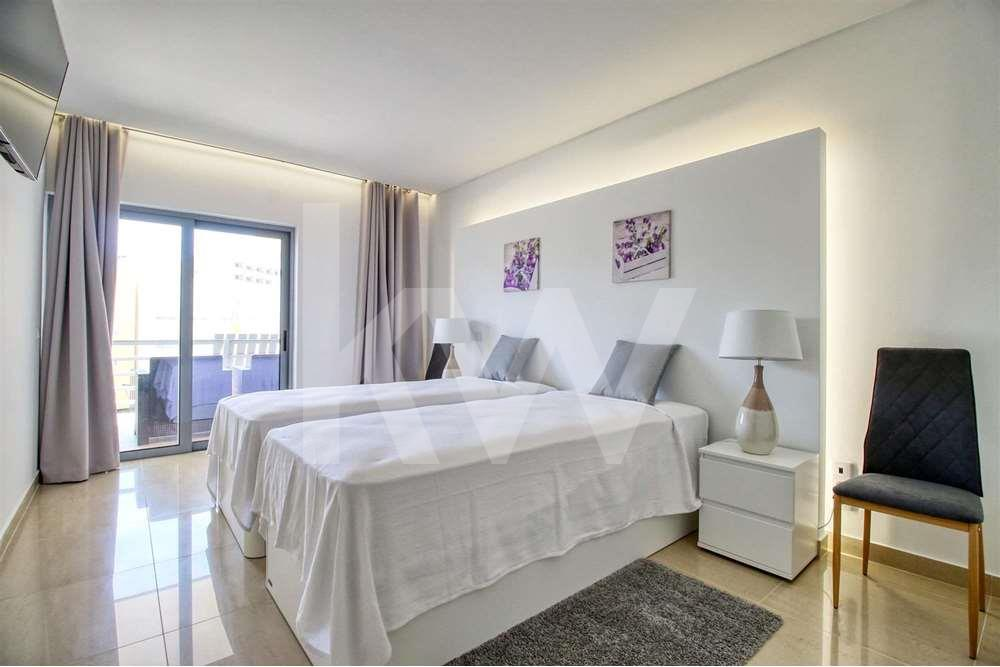
#> input picture 3_data_teste_agrupa_semelhantes/239729_menor/14_239729.jpg, 1000 x 667 px
$ python 3_agrupando_semelhantes.py   (older library calls are emulated)
#> lines starting #> are read from the running program, lines starting #| are printed output that depends on the picture
### funcoes_gerais.py
import os
import cv2 as cv
import pandas as pd

def open_image(image_path):
    image =  cv.imread(image_path,0)


    #image = cv.equalizeHist(blurred_image)

    return image


def open_images(imovel_path):
    list_of_images_name = os.listdir(imovel_path)
    dict_of_images = {}

    for image_name in list_of_images_name:
        image_path = os.path.join(imovel_path, image_name)
        image = open_image(image_path)
#> in open_image, `image =  cv.imread(image_path,0)`:
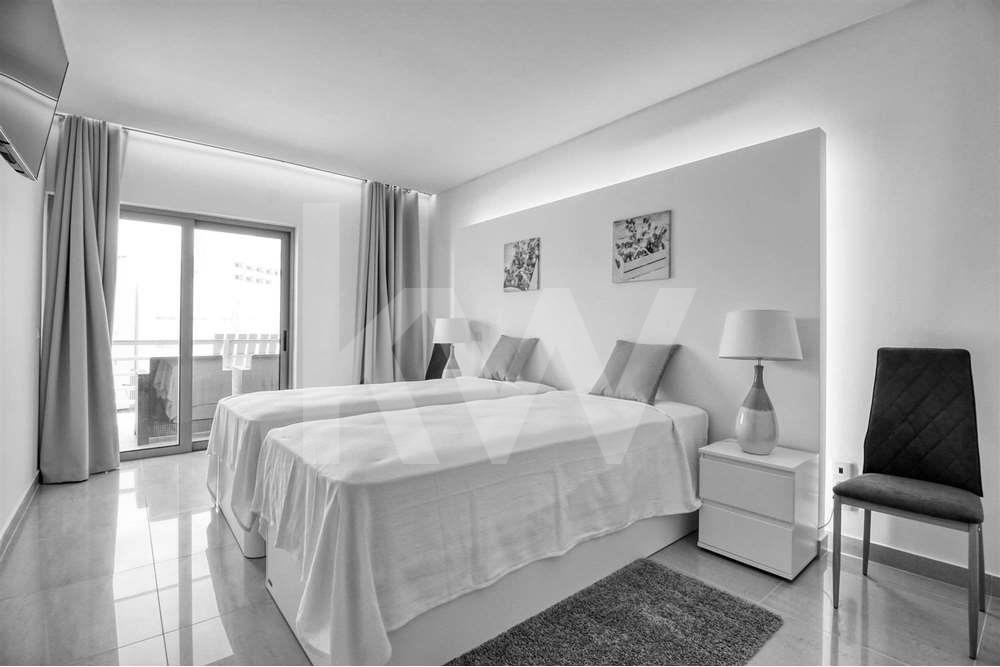
#> image: shape (667, 1000); min 0, max 255, mean 168.1
        dict_of_images[image_path] = image

    return dict_of_images


### funcoes_semelhanca.py
import os
import glob
import tqdm
import warnings
import cv2 as cv
import statistics
import numpy as np
import pandas as pd
from skimage.measure import ransac
from skimage.color import rgb2gray
from skimage.transform import warp
from skimage.metrics import structural_similarity as compare_ssim

##########
# SCORES #
##########

# [98 lines left out: functions calculateScore_1, calculateScore_2, get_ransac_result, get_flann_model, get_match, get_best_match and 1 more, not called in this run]

def computeSIFT(sift, image):
    return sift.detectAndCompute(image, None)

##########
# GERAIS #
##########

def get_keypoints_descriptors(sift, dict_of_images):
    dict_of_infos = {}
    for image_path, image in tqdm.tqdm(dict_of_images.items()):
        keypointTemp, descriptorTemp = computeSIFT(sift, image)
        keypointTemp = [(float(kp.pt[0]), float(kp.pt[1])) for kp in keypointTemp]
        dict_of_infos[image_path] = (keypointTemp, descriptorTemp, image)

    return dict_of_infos

# [40 lines left out: function _compare_keypoints_descriptors, not called in this run]


def compare_keypoints_descriptors(info_1_keypoints_descriptors_images, info_2_keypoints_descriptors_images, verbose=False):
    score_same1 = []
    score_n_same1 = []
    score_same2= []
    score_n_same2 = []
    dict_comp = {}
    for image_path_1,keypoints_descriptors_image_1 in info_1_keypoints_descriptors_images.items():
        name_1 = image_path_1.split("\\")[-1]

        dict_comp[name_1] = {}
        for image_path_2,keypoints_descriptors_image_2 in info_2_keypoints_descriptors_images.items():
            if image_path_1 == image_path_2:
                continue
            name_2 = image_path_2.split("\\")[-1]
            tipo_1 = name_1.split("_")[0]
            tipo_2 = name_2.split("_")[0]
            same=tipo_1==tipo_2
            #if not same:
            #    continue

            score_1, score_2 = _compare_keypoints_descriptors(keypoints_descriptors_image_1, keypoints_descriptors_image_2, same=same, verbose=False)

            if verbose:
                print(f"{name_1} --- {name_2} --- Ransac:{score_1} --- Geral:{score_2}")

            if score_1:
                dict_comp[name_1][name_2] = score_1
            if score_1 is not None:
                if same:
                    score_same1.append(score_1)
                else:
                    score_n_same1.append(score_1)

            if score_2 is not None:
                if same:
                    score_same2.append(score_2)
                else:
                    score_n_same2.append(score_2)
        print()

    print("SCORE 1(COM INLINER):")
    if score_same1:
        print("SAME:",min(score_same1), statistics.median(score_same1), max(score_same1))
    if score_n_same1:
        print("NO SAME:",min(score_n_same1), statistics.median(score_n_same1), max(score_n_same1))

    print("SCORE 2:(SEM INLINER)")
    if score_same2:
        print("SAME:",min(score_same2), statistics.median(score_same2), max(score_same2))
    if score_n_same2:
        print("NO SAME:",min(score_n_same2), statistics.median(score_n_same2), max(score_n_same2))

    return dict_comp

### 3_agrupando_semelhantes.py
import os
import cv2 as cv

from funcoes_gerais import open_images
from funcoes_semelhanca import get_keypoints_descriptors, compare_keypoints_descriptors

##########
# global #
##########
PATH = "3_data_teste_agrupa_semelhantes"
SIFT_MODEL = cv.SIFT_create(nOctaveLayers=6)

if __name__ == "__main__":
    lista_de_imoveis = ["239729_menor"]

    for i, imovel in enumerate(lista_de_imoveis):
        print("-----------------------------------")
        print(f"IMOVEL: {imovel}")
        path_imovel = os.path.join(PATH, imovel)

        imovel_images = open_images(path_imovel)
#> imovel_images = 1 item
        imovel_keypoints_descriptors_images = get_keypoints_descriptors(SIFT_MODEL, imovel_images)
#> the loop in get_keypoints_descriptors, `for image_path, image in tqdm.tqdm(dict_of_images.items()):` made 1 pass
#> imovel_keypoints_descriptors_images = 1 item
        dict_comp = compare_keypoints_descriptors(imovel_keypoints_descriptors_images, imovel_keypoints_descriptors_images, verbose=True)
#> the loop in compare_keypoints_descriptors, `for image_path_1,keypoints_descriptors_image_1 in info_1_keypoints_des..` made 1 pass
#> after the loop in compare_keypoints_descriptors, `for image_path_1,keypoints_descriptors_image_1 in info_1_keypoints_des..`: score_n_same1 = []
#> dict_comp = 1 item
        print(dict_comp)
#| {'3_data_teste_agrupa_semelhantes/239729_menor/14_239729.jpg': {}}
#> (the run stopped early here; a loop or call above may not have finished)
